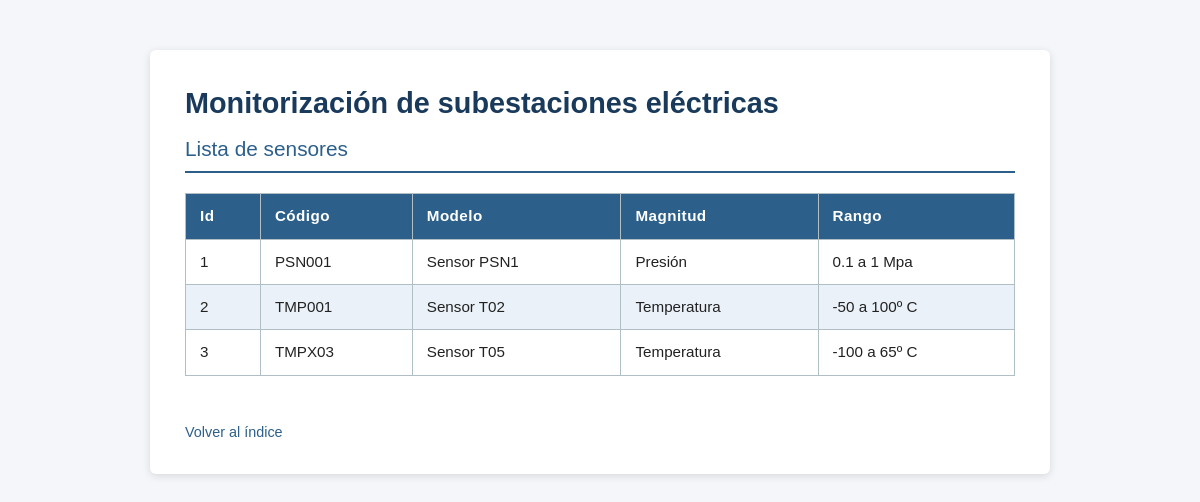
The page /lista.php on the database its author committed.
### tables this page shows
CREATE TABLE `Sensor` (
  `id` int(11) NOT NULL,
  `idMagnitud` int(11) NOT NULL,
  `codigo` varchar(6) NOT NULL,
  `modelo` varchar(100) NOT NULL,
  `rango` varchar(100) NOT NULL
);

CREATE TABLE `Magnitud` (
  `id` int(11) NOT NULL,
  `nombre` varchar(100) NOT NULL
);

### lista.php (the view, shortened to what this page needs)
<?php
$cn = new mysqli('localhost', 'phpmyadmin', '12345', 'IoTMonitorizacion');
$sql = "SELECT s.id, s.codigo, s.modelo, m.nombre, s.rango
        FROM Sensor s
        INNER JOIN Magnitud m ON s.idMagnitud = m.id
        ORDER BY s.id ASC";
$resultado = $cn->query($sql);
?>
<!DOCTYPE html>
<html lang="es">
<head>
    <link rel="stylesheet" href="estilo.css">
</head>
<body>
    <div class="container">
        <h1>Monitorización de subestaciones eléctricas</h1>
        <h2>Lista de sensores</h2>
        <table>
            <thead>
                <tr>
                    <th>Id</th>
                    <th>Código</th>
                    <th>Modelo</th>
                    <th>Magnitud</th>
                    <th>Rango</th>
                </tr>
            </thead>
            <tbody>
                <?php
                if ($resultado->num_rows > 0) {
                    while ($fila = $resultado->fetch_assoc()) {
                        echo '<tr>';
                        echo '<td>' . htmlspecialchars($fila['id'])      . '</td>';
                        echo '<td>' . htmlspecialchars($fila['codigo'])  . '</td>';
                        echo '<td>' . htmlspecialchars($fila['modelo'])  . '</td>';
                        echo '<td>' . htmlspecialchars($fila['nombre'])  . '</td>';
                        echo '<td>' . htmlspecialchars($fila['rango'])   . '</td>';
                        echo '</tr>';
                    }
                } else {
                    echo '<tr><td colspan="5">No hay sensores registrados.</td></tr>';
                }
                ?>
            </tbody>
        </table>
        <a class="back-link" href="index-1.html">Volver al índice</a>
    </div>
</body>
</html>

### estilo.css (style rules this page uses)
*, *::before, *::after { box-sizing: border-box; margin: 0; padding: 0; }
body { font-family: Arial, Helvetica, sans-serif; font-size: 16px; color: #222; background-color: #f4f6f9; line-height: 1.6; padding: 20px; }
h1 { font-size: 1.8rem; color: #1a3a5c; margin-bottom: 6px; }
h2 { font-size: 1.3rem; color: #2c5f8a; margin-bottom: 20px; font-weight: normal; border-bottom: 2px solid #2c5f8a; padding-bottom: 6px; }
.container { max-width: 900px; margin: 30px auto; background: #fff; padding: 30px 35px; border-radius: 6px; box-shadow: 0 2px 8px rgba(0, 0, 0, 0.12); }
a { color: #2c5f8a; text-decoration: none; }
table { width: 100%; border-collapse: collapse; margin-bottom: 25px; font-size: 0.95rem; }
th, td { border: 1px solid #b0bec5; padding: 10px 14px; text-align: left; }
th { background-color: #2c5f8a; color: #fff; font-weight: bold; letter-spacing: 0.03em; }
tr:nth-child(even) { background-color: #eaf1f8; }
.back-link { margin-top: 20px; display: inline-block; font-size: 0.9rem; }

### rows shown on the page
sensor: id "1", codigo "PSN001", modelo "Sensor PSN1", idMagnitud.nombre "Presión", rango "0.1 a 1 Mpa"
sensor: id "2", codigo "TMP001", modelo "Sensor T02", idMagnitud.nombre "Temperatura", rango "-50 a 100º C"
sensor: id "3", codigo "TMPX03", modelo "Sensor T05", idMagnitud.nombre "Temperatura", rango "-100 a 65º C"
